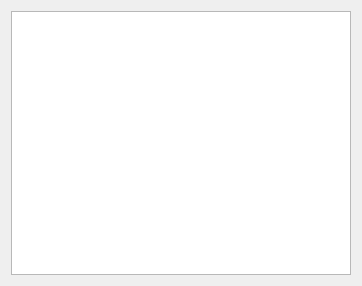
<?xml version="1.0" encoding="UTF-8"?>
<ui version="4.0">
 <class>Form</class>
 <widget class="QWidget" name="Form">
  <property name="geometry">
   <rect>
    <x>0</x>
    <y>0</y>
    <width>362</width>
    <height>286</height>
   </rect>
  </property>
  <property name="windowTitle">
   <string>Form</string>
  </property>
  <layout class="QVBoxLayout" name="verticalLayout">
   <item>
    <widget class="QTextEdit" name="textEdit"/>
   </item>
  </layout>
 </widget>
 <resources/>
 <connections/>
</ui>
